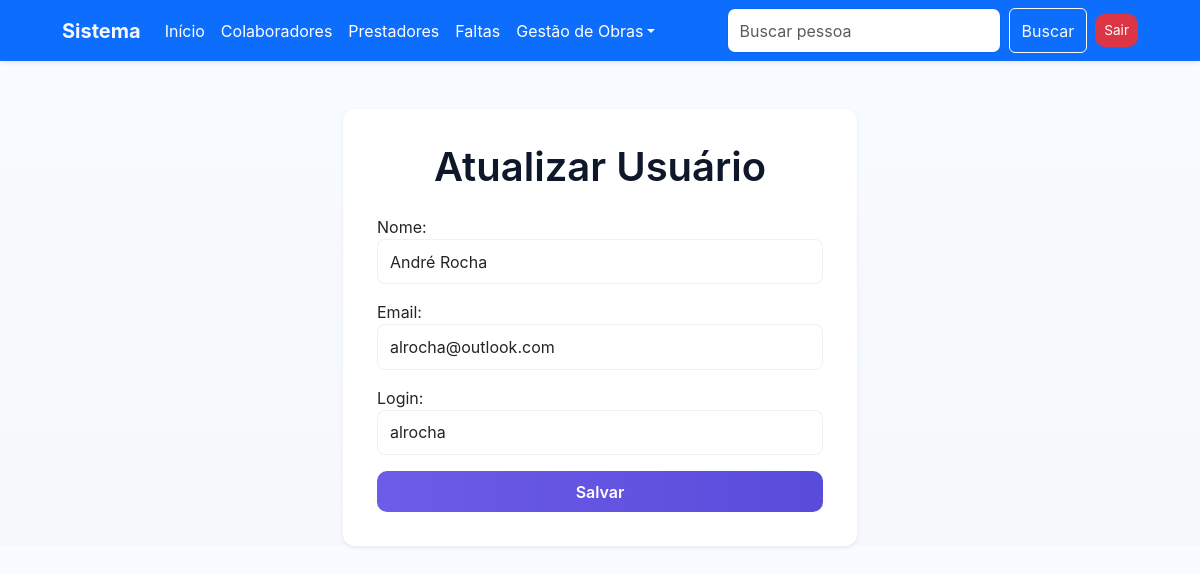
The page /usuarios/1/editar/ (signed in) on the database its author committed.
### usuario/models.py (models this page shows, shortened)
class Base(models.Model):
    criado_em = models.DateTimeField(auto_now_add=True)
    atualizado_em = models.DateTimeField(auto_now=True)
    ativo = models.BooleanField(default=True)
    class Meta:
        abstract = True
        ordering = ['-criado_em']

class Usuario(Base):
    nome = models.CharField(max_length=255)
    email = models.EmailField(unique=True)
    login = models.CharField(max_length=255, unique=True, default='')
    senha = models.CharField(max_length=255)
    class Meta:
        verbose_name = 'Usuário'
        verbose_name_plural = 'Usuários'

### usuario/views.py (the view, shortened to what this page needs)
# urls.py: path('<int:pk>/editar/', UsuarioUpdateView.as_view(), name='usuario_update'),
class UsuarioUpdateView(LoginRequiredMixin, UpdateView):
    model = Usuario
    template_name = 'usuario_update.html'
    form_class = UsuarioUpdate
    success_url = reverse_lazy('usuario_list')

### usuario/forms.py (shortened to what this page needs)
class UsuarioUpdate(forms.ModelForm):
    class Meta:
        model = Usuario
        fields = ['nome', 'email', 'login']
        widgets = {
            'login': forms.TextInput(attrs={'class': 'form-control', 'placeholder': ' '}),
            'email': forms.EmailInput(attrs={'class': 'form-control', 'placeholder': ' '}),
            'nome': forms.TextInput(attrs={'class': 'form-control', 'placeholder': ' '}),
        }

### usuario/views.py (called while the page is built)
    def dispatch(self, request, *args, **kwargs):
        if not request.session.get('logado'):
            messages.error(
                request, 'Acesso negado. Por favor, realize o login.')
            return redirect('usuario_login')
        return super().dispatch(request, *args, **kwargs)

### usuario/templates/usuario_update.html (shortened to what this page needs)
{% extends 'base.html' %}
{% block content %}
<div class="container mt-5">
    <div class="row justify-content-center">
        <div class="col-md-6">
            <div class="card shadow-sm">
                <div class="card-body">
                    <h1 class="card-title text-center mb-4">Atualizar Usuário</h1>
                    <form method="post">
                        {{ form.as_p }}
                        <div class="d-grid">
                            <button type="submit" class="btn btn-primary">Salvar</button>
                        </div>
                    </form>
                </div>
            </div>
        </div>
    </div>
</div>
{% endblock %}

### templates/static/css/style.css (style rules this page uses)
:root { --bg:#f6f8fb; --card:#ffffff; --muted:#6b7280; --accent:#6c5ce7; --accent-600:#5a4cdb; --danger:#ef4444; --glass: rgba(255,255,255,0.6); }
* { box-sizing:border-box }
body { margin:0; font-family: Inter, system-ui, -apple-system, "Segoe UI", Roboto, "Helvetica Neue", Arial, sans-serif; background: linear-gradient(180deg, #f8fbff 0%, var(--bg) 100%); color:#111827; -webkit-font-smoothing:antialiased; -moz-osx-font-smoothing:grayscale; }
.container { max-width:1100px }
.card { background:var(--card); border:0; border-radius:12px; padding:18px; }
.card.shadow-sm { box-shadow:0 6px 20px rgba(17,24,39,0.06) }
.card-title { font-weight:600;color:#0f172a }
.btn-primary { background:linear-gradient(90deg,var(--accent),var(--accent-600)); border:0; color:#fff; padding:.55rem .95rem; font-weight:600; border-radius:10px; transition:transform .18s ease, box-shadow .18s ease; }
.form-control, .form-select { border-radius:8px;border:1px solid rgba(15,23,42,.06);padding:.6rem .75rem }

### rows shown on the page
Usuario: nome "André Rocha", email "alrocha@outlook.com", login "alrocha"
